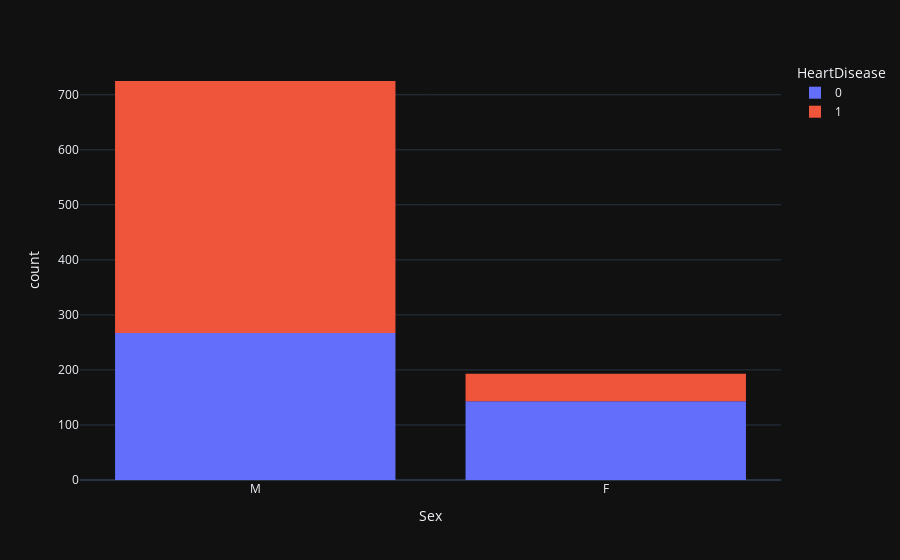

Notebook source saved alongside this figure:
### Markdown cell above
### From above data we can conclude that Males are more prone to heart Disease

### Code cell
fig=px.histogram(df,x='Sex',color='HeartDisease',template='plotly_dark')
fig.show()

### Figure 1 — Plotly figure (JSON) as saved in the notebook; plotly's stock layout.template omitted (floating-point values rounded to 4 significant figures; data arrays with more than 128 entries replaced by an {"elided": "..."} marker saying what was removed)
{"data": [{"alignmentgroup": "True", "bingroup": "x", "hovertemplate": "HeartDisease=0<br>Sex=%{x}<br>count=%{y}<extra></extra>", "legendgroup": "0", "marker": {"color": "#636efa", "pattern": {"shape": ""}}, "name": "0", "offsetgroup": "0", "orientation": "v", "showlegend": true, "type": "histogram", "x": {"elided": "410 str values"}, "xaxis": "x", "yaxis": "y"}, {"alignmentgroup": "True", "bingroup": "x", "hovertemplate": "HeartDisease=1<br>Sex=%{x}<br>count=%{y}<extra></extra>", "legendgroup": "1", "marker": {"color": "#EF553B", "pattern": {"shape": ""}}, "name": "1", "offsetgroup": "1", "orientation": "v", "showlegend": true, "type": "histogram", "x": {"elided": "508 str values"}, "xaxis": "x", "yaxis": "y"}], "layout": {"barmode": "relative", "legend": {"title": {"text": "HeartDisease"}, "tracegroupgap": 0}, "margin": {"t": 60}, "xaxis": {"anchor": "y", "domain": [0, 1], "title": {"text": "Sex"}}, "yaxis": {"anchor": "x", "domain": [0, 1], "title": {"text": "count"}}}}
